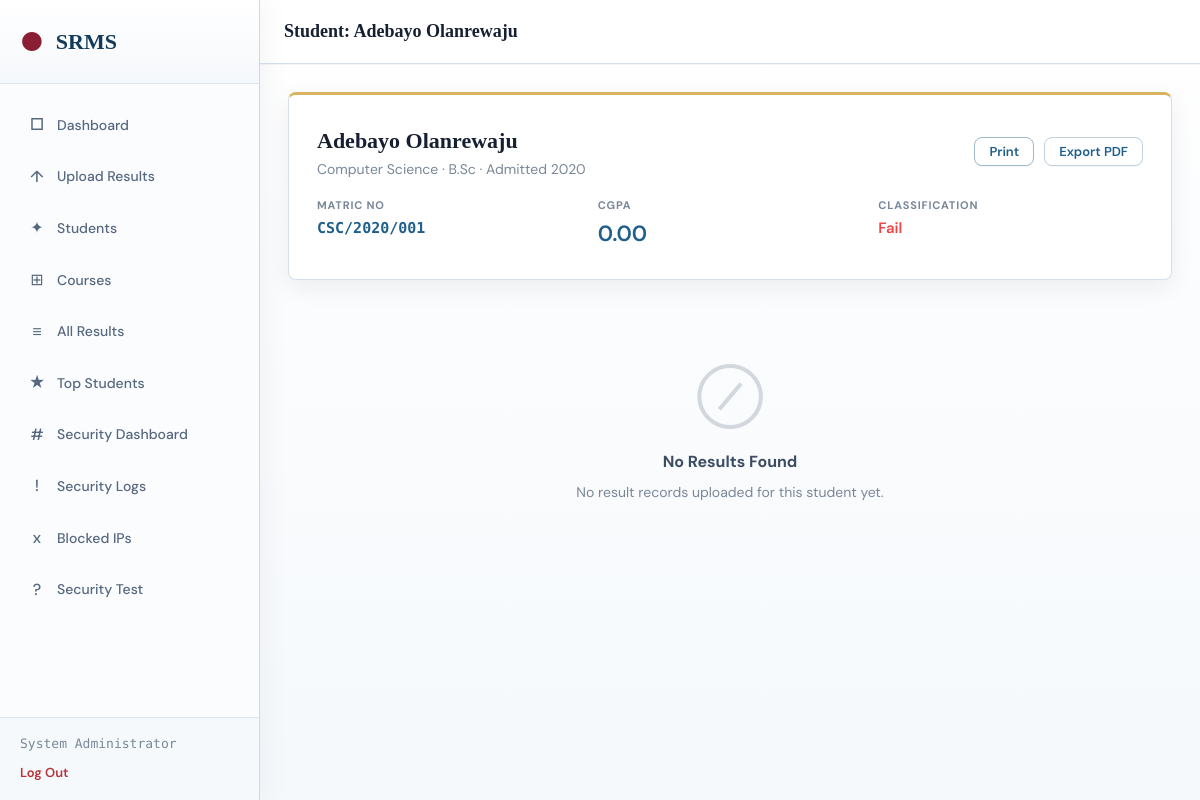
Page /admin/view_student.php?matric=CSC/2020/001 (signed in) on the committed database.
### tables this page shows
CREATE TABLE IF NOT EXISTS students (
    matric_no       VARCHAR(20) PRIMARY KEY,
    full_name       VARCHAR(150) NOT NULL,
    department      VARCHAR(100) NOT NULL,
    faculty         VARCHAR(100) DEFAULT NULL,
    programme       ENUM('B.Sc','HND','B.Eng','B.Tech','B.A','B.Ed') DEFAULT 'B.Sc',
    admission_year  YEAR DEFAULT NULL,
    email           VARCHAR(100) DEFAULT NULL,
    phone           VARCHAR(20) DEFAULT NULL,
    gender          ENUM('M','F','Other') DEFAULT NULL,
    created_at      DATETIME DEFAULT CURRENT_TIMESTAMP,
    updated_at      DATETIME DEFAULT CURRENT_TIMESTAMP ON UPDATE CURRENT_TIMESTAMP
);

### includes/grades.php (called while the page is built, shortened)
<?php
function get_classification(float $cgpa): string {
    foreach (CGPA_CLASS as $c) {
        if ($cgpa >= $c['min'] && $cgpa <= $c['max']) {
            return $c['class'];
        }
    }
    return 'Fail';
}
function get_student_results(string $matric_no): array {
    $rows = db_all(
        'SELECT r.*, c.course_title, c.course_unit
         FROM results_raw r
         JOIN courses c ON r.course_code = c.course_code
         WHERE r.matric_no = ?
         ORDER BY r.level ASC, r.semester ASC, c.course_code ASC',
        [$matric_no]
    );
    $grouped = [];
    $cumulative_units = 0;
    $cumulative_qp    = 0;
    $semester_history = [];
    $result = [];
    return [
        'semesters'   => $result,
        'gpa_history' => $semester_history,
        'final_cgpa'  => $cumulative_units > 0 ? round($cumulative_qp / $cumulative_units, 2) : 0.00,
        'final_class' => get_classification(
            $cumulative_units > 0 ? round($cumulative_qp / $cumulative_units, 2) : 0.00
        ),
    ];
}
function sanitize_matric(string $input): string {
    return strtoupper(preg_replace('/[^A-Z0-9\/\-]/i', '', trim($input)));
}

### includes/db.php (called while the page is built, shortened)
<?php
function get_db(): PDO {
    static $pdo = null;
    if ($pdo !== null) return $pdo;
    $dsn = sprintf(
        'mysql:host=%s;port=%s;dbname=%s;charset=%s',
        DB_HOST, DB_PORT, DB_NAME, DB_CHARSET
    );
    $options = [
        PDO::ATTR_ERRMODE            => PDO::ERRMODE_EXCEPTION,
        PDO::ATTR_DEFAULT_FETCH_MODE => PDO::FETCH_ASSOC,
        PDO::ATTR_EMULATE_PREPARES   => false,
    ];
    try {
        $pdo = new PDO($dsn, DB_USER, DB_PASS, $options);
    } catch (PDOException $e) {
        http_response_code(500);
        die(json_encode(['success' => false, 'message' => 'Database connection failed. Please contact the administrator.']));
    }
    return $pdo;
}
function db_run(string $sql, array $params = []): PDOStatement {
    $stmt = get_db()->prepare($sql);
    $stmt->execute($params);
    return $stmt;
}
function db_row(string $sql, array $params = []): ?array {
    $row = db_run($sql, $params)->fetch();
    return $row ?: null;
}
function db_all(string $sql, array $params = []): array {
    return db_run($sql, $params)->fetchAll();
}

### includes/helpers.php (called while the page is built, shortened)
<?php
function clean(string $input): string {
    return htmlspecialchars(strip_tags(trim($input)), ENT_QUOTES, 'UTF-8');
}
function fmt_gpa(float $v): string {
    return number_format($v, 2);
}
function class_color(string $class): string {
    return match(true) {
        str_contains($class, 'First')        => '#10b981',
        str_contains($class, 'Second Upper') => '#3b82f6',
        str_contains($class, 'Second Lower') => '#6366f1',
        str_contains($class, 'Third')        => '#f59e0b',
        str_contains($class, 'Pass')         => '#f97316',
        default                              => '#ef4444',
    };
}

### admin/view_student.php (the view, shortened to what this page needs)
<?php
$matric = sanitize_matric($_GET['matric'] ?? '');
$student = db_row('SELECT * FROM students WHERE matric_no = ?', [$matric]);
$resultData = get_student_results($matric);
require_once __DIR__ . '/../includes/layout.php';
?>
<div class="result-header" style="margin-bottom:20px">
  <div style="display:flex;align-items:center;justify-content:space-between;flex-wrap:wrap;gap:12px">
    <div>
      <h2 style="font-family:var(--font-display);font-size:22px;font-weight:800"><?= clean($student['full_name']) ?></h2>
      <p style="color:var(--text-muted);font-size:14px"><?= clean($student['department']) ?> · <?= clean($student['programme'] ?? 'B.Sc') ?> · Admitted <?= clean($student['admission_year'] ?? 'N/A') ?></p>
    </div>
    <div class="no-print" style="display:flex;gap:10px;align-items:center;flex-wrap:wrap">
      <button class="btn btn-ghost btn-sm" type="button" onclick="window.print()">Print</button>
      <button class="btn btn-secondary btn-sm" type="button" onclick="exportPDF()">Export PDF</button>
    </div>
  </div>
  <div class="student-info-grid" style="margin-top:16px">
    <div class="info-item"><div class="info-label">Matric No</div><div class="info-value accent"><?= clean($student['matric_no']) ?></div></div>
    <div class="info-item"><div class="info-label">CGPA</div><div class="info-value" style="font-size:22px;color:var(--accent)"><?= fmt_gpa($resultData['final_cgpa']) ?></div></div>
    <div class="info-item"><div class="info-label">Classification</div><div class="info-value" style="color:<?= class_color($resultData['final_class']) ?>"><?= $resultData['final_class'] ?></div></div>
  </div>
</div>
<?php if (empty($resultData['semesters'])): ?>
<div class="empty-state">
  <div class="empty-state-icon">⊘</div>
  <h3>No Results Found</h3>
  <p>No result records uploaded for this student yet.</p>
</div>
<?php endif; ?>

### rows in the picture
students: full_name "Adebayo Olanrewaju", department "Computer Science", programme "B.Sc", admission_year "2020", matric_no "CSC/2020/001"

### other values in the picture
$_SESSION['admin_name'] "System Administrator"
$title "Student: Adebayo Olanrewaju"
fmt_gpa($resultData['final_cgpa']) "0.00"
$resultData['final_class'] "Fail"
